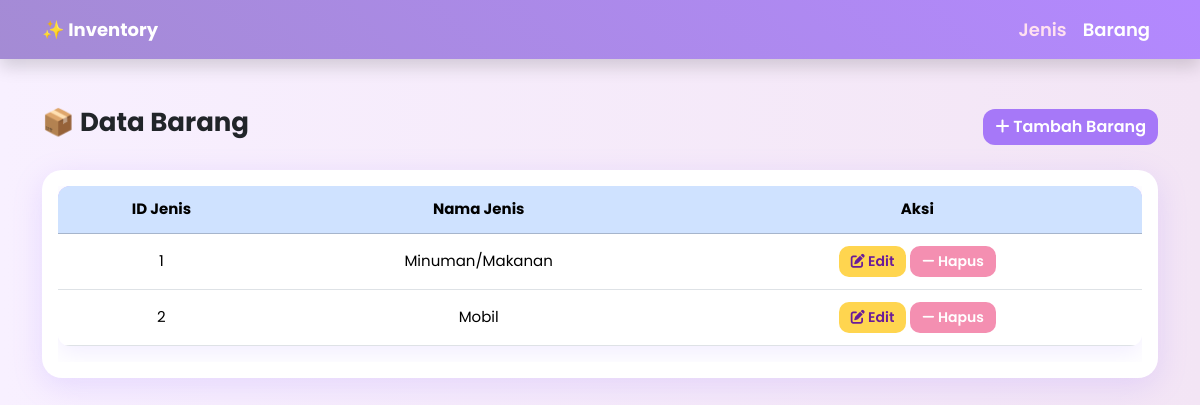
The app's page /view/jenis/index.php with its own data.
### tables this page shows
CREATE TABLE `jenis` (
  `id_jenis` int NOT NULL,
  `nama_jenis` varchar(100) NOT NULL
);

### view/jenis/index.php (the view, shortened to what this page needs)
<!DOCTYPE html>
<html lang="en">
<head>
  <link href="https://cdn.jsdelivr.net/npm/bootstrap@5.3.3/dist/css/bootstrap.min.css" rel="stylesheet">
  <link rel="stylesheet" href="https://cdnjs.cloudflare.com/ajax/libs/font-awesome/6.5.0/css/all.min.css">
</head>
<body>
<nav class="navbar navbar-expand-lg navbar-dark navbar-custom shadow">
  <div class="container">
    <a class="navbar-brand fw-bold" href="#">✨ Inventory</a>
    <div class="collapse navbar-collapse" id="navbarNav">
      <ul class="navbar-nav ms-auto fw-semibold">
        <li class="nav-item">
          <a class="nav-link active" href="#">Jenis</a>
        </li>
        <li class="nav-item">
          <a class="nav-link" href="../barang/index.php">Barang</a>
        </li>
      </ul>
    </div>
  </div>
</nav>
<div class="container my-5">
  <div class="d-flex justify-content-between align-items-center mb-4">
    <h2 class="fw-bold text-dark">📦 Data Barang</h2>
    <a href="view_tambah.php" class="btn btn-purple"><i class="fa-solid fa-plus"></i> Tambah Barang</a>
  </div>
  <div class="card card-custom p-3">
    <div class="table-responsive">
      <table class="table table-hover align-middle">
          <thead class="table-primary text-center">
            <tr>
              <th>ID Jenis</th>
              <th>Nama Jenis</th>
              <th>Aksi</th>
            </tr>
          </thead>
        <tbody class="text-center">
        <?php
                include "../../config/koneksi.php";
                $query = mysqli_query($conn, "SELECT * FROM jenis");
                if (mysqli_num_rows($query) > 0) {
                    while ($result = mysqli_fetch_assoc($query)) {
                        ?>
                        <tr>
                            <td><?php echo $result['id_jenis']; ?></td>
                            <td><?php echo $result['nama_jenis']; ?></td>
                            <td>
                            <a href="view_edit.php?id=<?php echo $result['id_jenis']; ?>" class="btn btn-warning btn-sm"><i class="fa-solid fa-pen-to-square"></i> Edit</a>
                                <a href="proses_hapus.php?id=<?php echo $result['id_jenis']; ?>" onclick="return confirm('Yakin?')"
                                 class="btn btn-danger btn-sm"><i class="fa-solid fa-minus"></i> Hapus</a>
                            </td>
                        </tr>
                        <?php
                    }
                } else {
                    echo "<tr><td colspan='7' class='text-center'>Data siswa tidak ditemukan</td></tr>";
                }
                ?>
        </tbody>
      </table>
    </div>
  </div>
</div>
</body>
</html>

### view/jenis/index.php (style rules this page uses)
body { background: linear-gradient(to right, #f8f0ff, #f3e5f5); font-family: 'Poppins', sans-serif; font-size: 16px; color: #4a148c; }
.navbar-custom { background: linear-gradient(45deg, #a48bd4, #b388ff); box-shadow: 0 2px 10px rgba(0, 0, 0, 0.1); }
.navbar-brand, .nav-link { color: white !important; font-weight: 600; font-size: 18px; }
.nav-link.active { color: #ffe0f0 !important; }
.card-custom { background-color: #ffffff; border-radius: 20px; box-shadow: 0 8px 30px rgba(162, 125, 255, 0.2); border: none; }
h2 { color: #6a1b9a; font-weight: 700; font-size: 26px; }
.btn-purple { background-color: #a678f8; color: white; font-weight: 600; border-radius: 12px; border: none; transition: 0.3s ease; }
.btn-warning { background-color: #ffd54f; color: #4a148c; border-radius: 10px; border: none; }
.btn-danger { background-color: #e57373; color: white; border-radius: 10px; border: none; }
.btn-sm { font-size: 14px; padding: 5px 12px; }
.table thead { background-color: #e1bee7; color: #4a148c; font-weight: 600; }
.table { border-radius: 12px; overflow: hidden; box-shadow: 0 6px 24px rgba(162, 125, 255, 0.15); background-color: white; }
.table thead { background-color: #d1b3ff; color: #4a148c; font-weight: 700; font-size: 16px; }
.table tbody tr { transition: all 0.2s ease; }
.table td, .table th { vertical-align: middle; font-size: 15px; padding: 12px; }
.btn-warning.btn-sm { background-color: #ffd54f; color: #6a1b9a; font-weight: 600; border-radius: 10px; }
.btn-danger.btn-sm { background-color: #f48fb1; color: white; font-weight: 600; border-radius: 10px; }

### records on screen
jenis: id_jenis "1", nama_jenis "Minuman/Makanan"
jenis: id_jenis "2", nama_jenis "Mobil"
